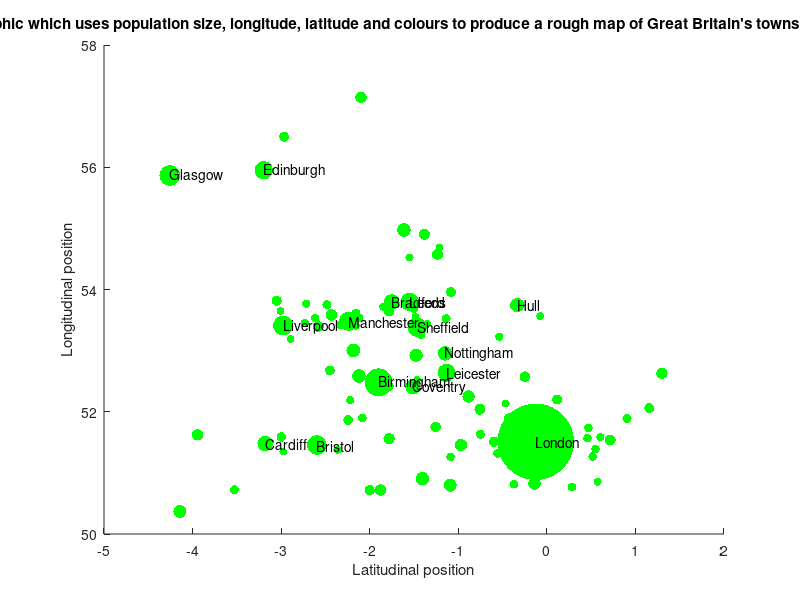

Write MATLAB code to recreate this figure.
% GBplaces_visualiser
% this program translates the data to a plot
% which uses the position and population data
% from the .csv file to create a rough map of GB
% This uses all the code from Assessment 4, minus
% the printing to file part. The data is organised
% in a way that I want with this old program.
% James Clark - 24/10/2014

% open the read-from file
file_id = fopen('GBplaces.csv');
% end the program if the file cannot be accessed
if (file_id == -1)
    error ('The file could not be opened. It may not be in the same folder as this program.');
end

% read the data with textscan, skipping the first line (headers)
% %s for strings: place and type, %d for integer population, %f for
% floating point decimal: latitude and longitude
% Delimiter of ',' as data is separated by ','
data = textscan(file_id,'%s %s %d %f %f', 'Delimiter', ',', 'HeaderLines', 1);
% data has now been accessed, and needs to be sorted into individual
% arrays/cells

place = data{1};
type = data{2};
population = data{3};
latitude = data{4};
longitude = data{5};

% all the data is captured now, so the file can be closed
fclose(file_id);

% now the data has to be rearranged by decreasing population
[ PopulationDecreasing, indicies ] = sort(population,'descend');

% indicies have been formed from this sort, so now the 5 data fields
% will be arranged with those indicies. This rearrangement will keep
% each row of information the same, but changes its location

placesorted = place(indicies);
typesorted = type(indicies);
populationsorted = population(indicies);
latitudesorted = latitude(indicies);
longitudesorted = longitude(indicies);

% all the fields should now be ordered as desired



% create a new figure window
figure

% plot a point for each row of data
% hold on & hold off keeps the points of data on the figure
for n =1:length(place)
    
    % tf: if the place is city, plot a red dot
    tf = strcmp(typesorted(n),'city');
    hold on
    % make the size of each point depend on the place's population
    PointMarkerSize(n) = sqrt(double(populationsorted(n)/300));
    if tf == 1;
    plot(longitudesorted(n),latitudesorted(n),'r.','MarkerSize',PointMarkerSize(n));
    else
    % else plot a red dot    
    plot(longitudesorted(n),latitudesorted(n),'g.','MarkerSize',PointMarkerSize(n));
    end
end
hold off
% Label the axis and add a title
xlabel('Latitudinal position');
ylabel('Longitudinal position');
title('A graphic which uses population size, longitude, latitude and colours to produce a rough map of Great Britain''s towns and cities');
% annotate the 15 most populous places with their names
for i = 1:15
text(longitudesorted(i),latitudesorted(i),placesorted(i));
end

% annotate the largest 10 places, for reference
% text(pi,0,' \leftarrow sin(\pi)')
% annotate lowest place, highest place, and furthest east and west

%
%This week I thought you'd want to devote all the time to the Assignment, so there's no specific practice. Remember MATLAB has a great deal of documentation built in, which you can scratch the surface of with the help command, e.g. help plot. Of course if you type anything into google you're bound to find something useful, e.g. 'MATLAB plot point size' will help you figure out how to change the point size if that's what you're after.

%Remember you can

%change virtually everything about the appearance of a point on a plot
%change the axes appearance using set(gca,...)
%annotate a plot using text(x,y,'label')
%draw a line between two points with plot([x1,x2],[y1,y2])
%alter the axis ranges using axis([xmin xmax ymin ymax])
%Things to consider:

%colours of things
%point style
%line style
%point size, e.g. plot(x,y,'r.','MarkerSize',20)
%fonts
%Find out how to change all these things.

%Also, if you plot a point at a time using a loop, for example, you can in principle make each point have a different style.
    